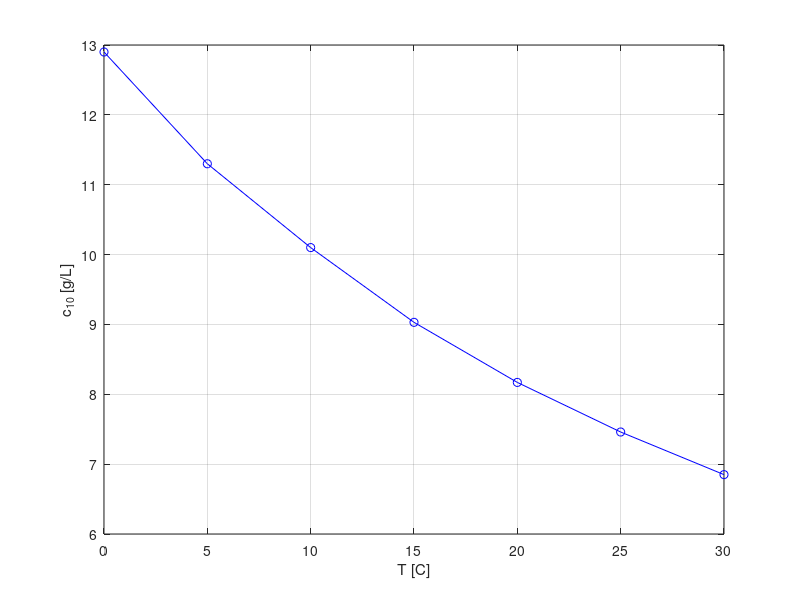

Write the MATLAB code that produced this figure.
T = [0, 5, 10, 15, 20, 25, 30];
c_10 = [12.9, 11.3, 10.1, 9.03, 8.17, 7.46, 6.85];

# grau 1
a = polyfit(T, c_10, 1);

f_c_10 = @(T)(a(1)*T+a(2))
f_c_10(18)

# grau 2
b = polyfit(T, c_10, 2);

f_c_10_grau_2 = @(T)(b(1)*T.^2+b(2)*T + b(3));
f_c_10_grau_2(18)


plot(T, c_10, 'bo-')
hold on
grid on
xlabel('T [C]')
ylabel('c_{10} [g/L]')

##plot(T, f_c_10(T), 'r')
##plot(T, f_c_10_grau_2(T), 'k')
##plot(18, f_c_10(18), 'ro')
##plot(18, f_c_10_grau_2(18), 'ko')
##legend('c_{10}', 'c_{10}-grau 1', 'c_{10}-grau 2', 'FontSize', 14)

